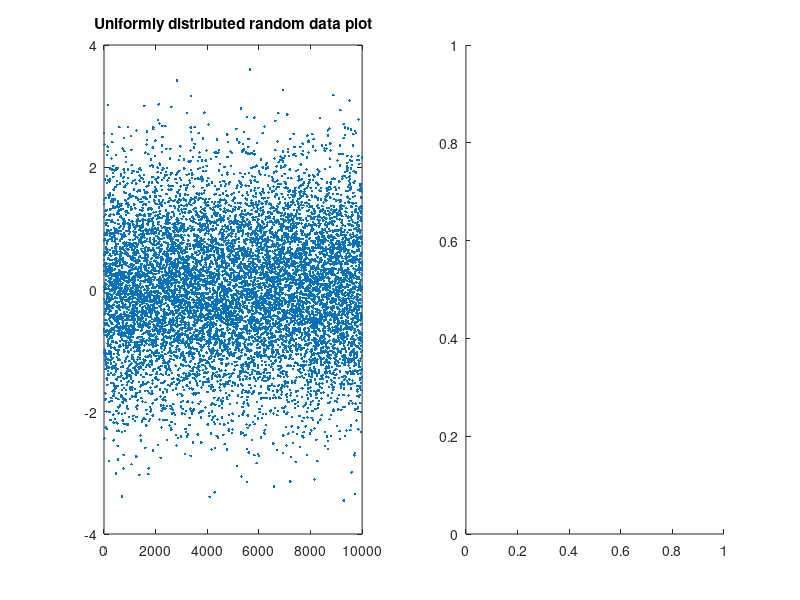

Write MATLAB code to recreate this figure. (Note: this script raises an error after producing the figure.)
clc; clear all; close all;
% Generating a 1*n normal distribution probability 
% create a 1*10000 array and display the size
x = randn(1,10000);
% display the size and scatter graph of data
size(x)
% create figure and give title
figure
set(gcf,'numbertitle','off','name','rand(1, 10 000)')
% subplot: first two arguments are size of grid, third is the order of the plot in the
% grid
subplot(1,2,1)
% plot with dots
plot(x,'.'); title('Uniformly distributed random data plot')
% display new plot on existing figure
subplot(1,2,2)
% create histogram using 
histogram(x,1000); title('Histogram of uniformly distributed random data plot')
% show the size of each bin and the bin widths
[N,edges] = histcounts(x);